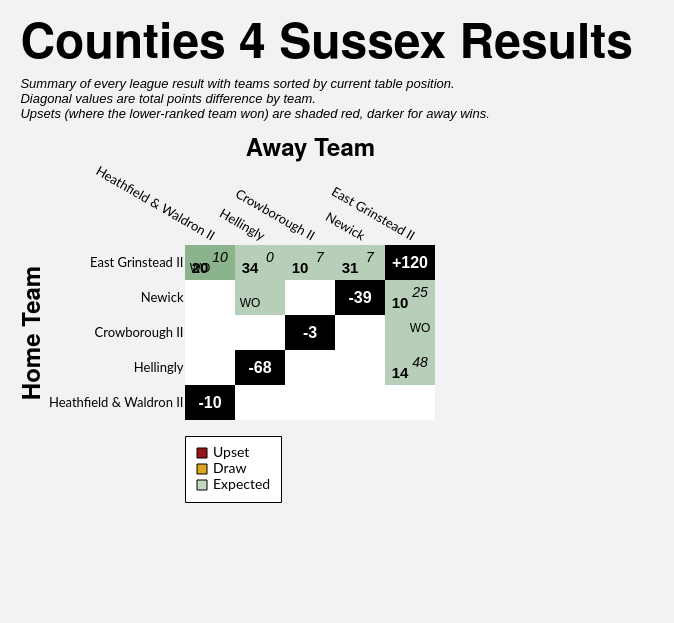

Source (Vega-Lite JSON):
### Vega-Lite specification from a JSON file in a GitHub repository (floating-point values rounded to 4 significant figures)
{"config": {"axis": {"labelFont": "Lato, sans-serif", "titleFont": "PT Sans Narrow, Helvetica Neue, Helvetica, Arial, sans-serif", "labelFontSize": 13, "titleFontSize": 24, "gridColor": "#202947", "gridOpacity": 0.2}, "header": {"labelFont": "PT Sans Narrow, Helvetica Neue, Helvetica, Arial, sans-serif", "titleFont": "PT Sans Narrow, Helvetica Neue, Helvetica, Arial, sans-serif", "labelFontSize": 24, "titleFontSize": 28, "labelFontWeight": "bold", "orient": "left"}, "legend": {"labelFont": "Lato, sans-serif", "titleFont": "PT Sans Narrow, Helvetica Neue, Helvetica, Arial, sans-serif", "labelFontSize": 14, "titleFontSize": 16, "titlePadding": 5, "fillColor": "white", "strokeColor": "black", "padding": 10, "titleFontWeight": "lighter", "titleFontStyle": "italic", "titleColor": "gray", "offset": 10}, "title": {"font": "PT Sans Narrow, Helvetica Neue, Helvetica, Arial, sans-serif", "fontSize": 48, "fontWeight": "bold", "anchor": "start", "align": "center", "titlePadding": 20, "subtitlePadding": 10, "subtitleFontSize": 13, "subtitleColor": "", "subtitleFontStyle": "italic", "offset": 15, "color": "black"}, "axisX": {"labelAngle": 0}, "facet": {"title": null, "header": null, "align": {"row": "each", "column": "each"}}, "resolve": {"scale": {"y": "independent", "facet": "independent"}}, "background": "#f2f1f4", "view": {"stroke": null}}, "layer": [{"data": {"name": "data-9007abbc48c921b4a850d095409b9500"}, "mark": {"type": "rect"}, "encoding": {"color": {"field": "unexpected_result", "legend": {"columns": 1, "direction": "horizontal", "labelExpr": "datum.value === 'Upset (Away Win)' ? 'Upset' : datum.value", "labelLimit": 220, "offset": 16, "orient": "bottom", "symbolStrokeColor": "black", "symbolStrokeWidth": 1, "values": ["Upset (Away Win)", "Draw", "Expected"]}, "scale": {"domain": ["Expected", "Upset (Home Win)", "Upset (Away Win)", "Draw", "To be played", "N/A"], "range": ["#146f1444", "#991515bb", "#991515", "goldenrod", "white", "black"]}, "title": null, "type": "nominal"}, "opacity": {"condition": {"test": "datum.home_team == param_16['home_team'] || datum.away_team == param_16['home_team'] || !isValid(param_16['home_team'])", "value": 1.0}, "value": 0.1}, "tooltip": [{"field": "home_team", "title": "Home", "type": "nominal"}, {"field": "away_team", "title": "Away", "type": "nominal"}, {"field": "home_score_text", "title": "Home Score", "type": "nominal"}, {"field": "away_score_text", "title": "Away Score", "type": "nominal"}, {"field": "result", "title": "Result", "type": "nominal"}, {"field": "unexpected_result", "title": "Unexpectedness", "type": "nominal"}, {"field": "date", "format": "%d %b %Y", "title": "Date", "type": "temporal"}], "x": {"axis": {"domain": false, "grid": false, "labelAngle": 30, "orient": "top", "ticks": false}, "field": "away_team", "sort": ["Heathfield & Waldron II", "Hellingly", "Crowborough II", "Newick", "East Grinstead II"], "title": "Away Team", "type": "nominal"}, "y": {"axis": {"domain": false, "grid": false, "ticks": false}, "field": "home_team", "sort": ["East Grinstead II", "Newick", "Crowborough II", "Hellingly", "Heathfield & Waldron II"], "title": "Home Team", "type": "nominal"}}, "name": "view_11"}, {"data": {"name": "data-9007abbc48c921b4a850d095409b9500"}, "mark": {"type": "text", "fontStyle": "italic", "size": 14, "xOffset": 10, "yOffset": -5}, "encoding": {"color": {"condition": {"test": "(datum.home_team == param_16['home_team'] || datum.away_team == param_16['home_team'] || !isValid(param_16['home_team'])) && datum.unexpected_result == 'Expected'", "value": "black"}, "value": "white"}, "text": {"field": "away_score_text", "type": "nominal"}, "x": {"field": "away_team", "sort": ["Heathfield & Waldron II", "Hellingly", "Crowborough II", "Newick", "East Grinstead II"], "type": "nominal"}, "y": {"field": "home_team", "sort": ["East Grinstead II", "Newick", "Crowborough II", "Hellingly", "Heathfield & Waldron II"], "type": "nominal"}}, "transform": [{"filter": "datum.away_score_text != '' && datum.away_score_text != 'WO'"}]}, {"data": {"name": "data-9007abbc48c921b4a850d095409b9500"}, "mark": {"type": "text", "size": 12, "xOffset": 10, "yOffset": -5}, "encoding": {"color": {"condition": {"test": "(datum.home_team == param_16['home_team'] || datum.away_team == param_16['home_team'] || !isValid(param_16['home_team'])) && datum.unexpected_result == 'Expected'", "value": "black"}, "value": "white"}, "text": {"field": "away_score_text", "type": "nominal"}, "x": {"field": "away_team", "sort": ["Heathfield & Waldron II", "Hellingly", "Crowborough II", "Newick", "East Grinstead II"], "type": "nominal"}, "y": {"field": "home_team", "sort": ["East Grinstead II", "Newick", "Crowborough II", "Hellingly", "Heathfield & Waldron II"], "type": "nominal"}}, "transform": [{"filter": "datum.away_score_text == 'WO'"}]}, {"data": {"name": "data-9007abbc48c921b4a850d095409b9500"}, "mark": {"type": "text", "fontWeight": "bold", "size": 15, "xOffset": -10, "yOffset": 5}, "encoding": {"color": {"condition": {"test": "(datum.home_team == param_16['home_team'] || datum.away_team == param_16['home_team'] || !isValid(param_16['home_team'])) && datum.unexpected_result == 'Expected'", "value": "black"}, "value": "white"}, "text": {"field": "home_score_text", "type": "nominal"}, "x": {"field": "away_team", "sort": ["Heathfield & Waldron II", "Hellingly", "Crowborough II", "Newick", "East Grinstead II"], "type": "nominal"}, "y": {"field": "home_team", "sort": ["East Grinstead II", "Newick", "Crowborough II", "Hellingly", "Heathfield & Waldron II"], "type": "nominal"}}, "transform": [{"filter": "datum.home_score_text != '' && datum.home_score_text != 'WO'"}]}, {"data": {"name": "data-9007abbc48c921b4a850d095409b9500"}, "mark": {"type": "text", "size": 12, "xOffset": -10, "yOffset": 5}, "encoding": {"color": {"condition": {"test": "(datum.home_team == param_16['home_team'] || datum.away_team == param_16['home_team'] || !isValid(param_16['home_team'])) && datum.unexpected_result == 'Expected'", "value": "black"}, "value": "white"}, "text": {"field": "home_score_text", "type": "nominal"}, "x": {"field": "away_team", "sort": ["Heathfield & Waldron II", "Hellingly", "Crowborough II", "Newick", "East Grinstead II"], "type": "nominal"}, "y": {"field": "home_team", "sort": ["East Grinstead II", "Newick", "Crowborough II", "Hellingly", "Heathfield & Waldron II"], "type": "nominal"}}, "transform": [{"filter": "datum.home_score_text == 'WO'"}]}, {"data": {"name": "data-943e7b5a84a8ffe87dd0d63b149552a4"}, "mark": {"type": "text", "color": "white", "fontWeight": "bold", "size": 16}, "encoding": {"text": {"field": "display_text", "type": "nominal"}, "tooltip": [{"field": "home_team", "title": "Team", "type": "nominal"}, {"field": "display_text", "title": "Points Difference", "type": "nominal"}], "x": {"field": "away_team", "sort": ["Heathfield & Waldron II", "Hellingly", "Crowborough II", "Newick", "East Grinstead II"], "type": "nominal"}, "y": {"field": "home_team", "sort": ["East Grinstead II", "Newick", "Crowborough II", "Hellingly", "Heathfield & Waldron II"], "type": "nominal"}}}], "height": {"step": 35}, "padding": {"left": 20, "top": 20, "right": 40, "bottom": 120}, "params": [{"name": "param_16", "select": {"type": "point", "clear": "dblclick", "fields": ["home_team"], "on": "click"}, "value": null, "views": ["view_11"]}], "title": {"text": "Counties 4 Sussex Results", "subtitle": ["Summary of every league result with teams sorted by current table position.", "Diagonal values are total points difference by team.", "Upsets (where the lower-ranked team won) are shaded red, darker for away wins."]}, "width": {"step": 50}, "$schema": "https://vega.github.io/schema/vega-lite/v5.20.1.json", "datasets": {"data-9007abbc48c921b4a850d095409b9500": [{"home_team": "Crowborough II", "away_team": "Crowborough II", "match_id": null, "date": "", "home_score": null, "away_score": null, "home_walkover": null, "away_walkover": null, "result": "N/A", "home_score_text": "", "away_score_text": "", "wo_result": "", "score_text": "", "display_text": "-3", "is_diagonal": true, "result_simple": "N/A", "unexpected_result": "N/A", "unexpected_opacity": 1.0}, {"home_team": "Crowborough II", "away_team": "East Grinstead II", "match_id": "1083348", "date": "2023-11-18T00:00:00", "home_score": null, "away_score": null, "home_walkover": false, "away_walkover": true, "result": "Away Win", "home_score_text": "", "away_score_text": "WO", "wo_result": "AWO", "score_text": "WO", "display_text": "WO", "is_diagonal": false, "result_simple": "Away Win", "unexpected_result": "Expected", "unexpected_opacity": 0.25}, {"home_team": "Crowborough II", "away_team": "Heathfield & Waldron II", "match_id": null, "date": "", "home_score": null, "away_score": null, "home_walkover": null, "away_walkover": null, "result": "To be played", "home_score_text": "", "away_score_text": "", "wo_result": "", "score_text": "", "display_text": "", "is_diagonal": false, "result_simple": "To be played", "unexpected_result": "To be played", "unexpected_opacity": 1.0}, {"home_team": "Crowborough II", "away_team": "Hellingly", "match_id": null, "date": "", "home_score": null, "away_score": null, "home_walkover": null, "away_walkover": null, "result": "To be played", "home_score_text": "", "away_score_text": "", "wo_result": "", "score_text": "", "display_text": "", "is_diagonal": false, "result_simple": "To be played", "unexpected_result": "To be played", "unexpected_opacity": 1.0}, {"home_team": "Crowborough II", "away_team": "Newick", "match_id": null, "date": "", "home_score": null, "away_score": null, "home_walkover": null, "away_walkover": null, "result": "To be played", "home_score_text": "", "away_score_text": "", "wo_result": "", "score_text": "", "display_text": "", "is_diagonal": false, "result_simple": "To be played", "unexpected_result": "To be played", "unexpected_opacity": 1.0}, {"home_team": "East Grinstead II", "away_team": "Crowborough II", "match_id": "1083358", "date": "2024-02-03T00:00:00", "home_score": 10, "away_score": 7, "home_walkover": false, "away_walkover": false, "result": "Home Win (LBP)", "home_score_text": "10", "away_score_text": "7", "wo_result": "", "score_text": "10-7", "display_text": "10-7", "is_diagonal": false, "result_simple": "Home Win", "unexpected_result": "Expected", "unexpected_opacity": 0.25}, {"home_team": "East Grinstead II", "away_team": "East Grinstead II", "match_id": null, "date": "", "home_score": null, "away_score": null, "home_walkover": null, "away_walkover": null, "result": "N/A", "home_score_text": "", "away_score_text": "", "wo_result": "", "score_text": "", "display_text": "+120", "is_diagonal": true, "result_simple": "N/A", "unexpected_result": "N/A", "unexpected_opacity": 1.0}, {"home_team": "East Grinstead II", "away_team": "Heathfield & Waldron II", "match_id": "1111548", "date": "2024-01-20T00:00:00", "home_score": 20, "away_score": 10, "home_walkover": false, "away_walkover": false, "result": "Home Win", "home_score_text": "20", "away_score_text": "10", "wo_result": "", "score_text": "20-10", "display_text": "20-10", "is_diagonal": false, "result_simple": "Home Win", "unexpected_result": "Expected", "unexpected_opacity": 0.25}, {"home_team": "East Grinstead II", "away_team": "Heathfield & Waldron II", "match_id": "1105112", "date": "2023-12-09T00:00:00", "home_score": null, "away_score": null, "home_walkover": true, "away_walkover": false, "result": "Home Win", "home_score_text": "WO", "away_score_text": "", "wo_result": "HWO", "score_text": "WO", "display_text": "WO", "is_diagonal": false, "result_simple": "Home Win", "unexpected_result": "Expected", "unexpected_opacity": 0.25}, {"home_team": "East Grinstead II", "away_team": "Hellingly", "match_id": "1083351", "date": "2023-12-02T00:00:00", "home_score": 34, "away_score": 0, "home_walkover": false, "away_walkover": false, "result": "Home Win", "home_score_text": "34", "away_score_text": "0", "wo_result": "", "score_text": "34-0", "display_text": "34-0", "is_diagonal": false, "result_simple": "Home Win", "unexpected_result": "Expected", "unexpected_opacity": 0.25}, {"home_team": "East Grinstead II", "away_team": "Newick", "match_id": "1083365", "date": "2024-03-02T00:00:00", "home_score": 31, "away_score": 7, "home_walkover": false, "away_walkover": false, "result": "Home Win", "home_score_text": "31", "away_score_text": "7", "wo_result": "", "score_text": "31-7", "display_text": "31-7", "is_diagonal": false, "result_simple": "Home Win", "unexpected_result": "Expected", "unexpected_opacity": 0.25}, {"home_team": "Heathfield & Waldron II", "away_team": "Crowborough II", "match_id": null, "date": "", "home_score": null, "away_score": null, "home_walkover": null, "away_walkover": null, "result": "To be played", "home_score_text": "", "away_score_text": "", "wo_result": "", "score_text": "", "display_text": "", "is_diagonal": false, "result_simple": "To be played", "unexpected_result": "To be played", "unexpected_opacity": 1.0}, {"home_team": "Heathfield & Waldron II", "away_team": "East Grinstead II", "match_id": null, "date": "", "home_score": null, "away_score": null, "home_walkover": null, "away_walkover": null, "result": "To be played", "home_score_text": "", "away_score_text": "", "wo_result": "", "score_text": "", "display_text": "", "is_diagonal": false, "result_simple": "To be played", "unexpected_result": "To be played", "unexpected_opacity": 1.0}, {"home_team": "Heathfield & Waldron II", "away_team": "Heathfield & Waldron II", "match_id": null, "date": "", "home_score": null, "away_score": null, "home_walkover": null, "away_walkover": null, "result": "N/A", "home_score_text": "", "away_score_text": "", "wo_result": "", "score_text": "", "display_text": "-10", "is_diagonal": true, "result_simple": "N/A", "unexpected_result": "N/A", "unexpected_opacity": 1.0}, {"home_team": "Heathfield & Waldron II", "away_team": "Hellingly", "match_id": null, "date": "", "home_score": null, "away_score": null, "home_walkover": null, "away_walkover": null, "result": "To be played", "home_score_text": "", "away_score_text": "", "wo_result": "", "score_text": "", "display_text": "", "is_diagonal": false, "result_simple": "To be played", "unexpected_result": "To be played", "unexpected_opacity": 1.0}, {"home_team": "Heathfield & Waldron II", "away_team": "Newick", "match_id": null, "date": "", "home_score": null, "away_score": null, "home_walkover": null, "away_walkover": null, "result": "To be played", "home_score_text": "", "away_score_text": "", "wo_result": "", "score_text": "", "display_text": "", "is_diagonal": false, "result_simple": "To be played", "unexpected_result": "To be played", "unexpected_opacity": 1.0}, {"home_team": "Hellingly", "away_team": "Crowborough II", "match_id": null, "date": "", "home_score": null, "away_score": null, "home_walkover": null, "away_walkover": null, "result": "To be played", "home_score_text": "", "away_score_text": "", "wo_result": "", "score_text": "", "display_text": "", "is_diagonal": false, "result_simple": "To be played", "unexpected_result": "To be played", "unexpected_opacity": 1.0}, {"home_team": "Hellingly", "away_team": "East Grinstead II", "match_id": "1083362", "date": "2024-02-17T00:00:00", "home_score": 14, "away_score": 48, "home_walkover": false, "away_walkover": false, "result": "Away Win", "home_score_text": "14", "away_score_text": "48", "wo_result": "", "score_text": "14-48", "display_text": "14-48", "is_diagonal": false, "result_simple": "Away Win", "unexpected_result": "Expected", "unexpected_opacity": 0.25}, {"home_team": "Hellingly", "away_team": "Heathfield & Waldron II", "match_id": null, "date": "", "home_score": null, "away_score": null, "home_walkover": null, "away_walkover": null, "result": "To be played", "home_score_text": "", "away_score_text": "", "wo_result": "", "score_text": "", "display_text": "", "is_diagonal": false, "result_simple": "To be played", "unexpected_result": "To be played", "unexpected_opacity": 1.0}, {"home_team": "Hellingly", "away_team": "Hellingly", "match_id": null, "date": "", "home_score": null, "away_score": null, "home_walkover": null, "away_walkover": null, "result": "N/A", "home_score_text": "", "away_score_text": "", "wo_result": "", "score_text": "", "display_text": "-68", "is_diagonal": true, "result_simple": "N/A", "unexpected_result": "N/A", "unexpected_opacity": 1.0}, {"home_team": "Hellingly", "away_team": "Newick", "match_id": null, "date": "", "home_score": null, "away_score": null, "home_walkover": null, "away_walkover": null, "result": "To be played", "home_score_text": "", "away_score_text": "", "wo_result": "", "score_text": "", "display_text": "", "is_diagonal": false, "result_simple": "To be played", "unexpected_result": "To be played", "unexpected_opacity": 1.0}, {"home_team": "Newick", "away_team": "Crowborough II", "match_id": null, "date": "", "home_score": null, "away_score": null, "home_walkover": null, "away_walkover": null, "result": "To be played", "home_score_text": "", "away_score_text": "", "wo_result": "", "score_text": "", "display_text": "", "is_diagonal": false, "result_simple": "To be played", "unexpected_result": "To be played", "unexpected_opacity": 1.0}, {"home_team": "Newick", "away_team": "East Grinstead II", "match_id": "1083338", "date": "2023-10-21T00:00:00", "home_score": 10, "away_score": 25, "home_walkover": false, "away_walkover": false, "result": "Away Win", "home_score_text": "10", "away_score_text": "25", "wo_result": "", "score_text": "10-25", "display_text": "10-25", "is_diagonal": false, "result_simple": "Away Win", "unexpected_result": "Expected", "unexpected_opacity": 0.25}, {"home_team": "Newick", "away_team": "Heathfield & Waldron II", "match_id": null, "date": "", "home_score": null, "away_score": null, "home_walkover": null, "away_walkover": null, "result": "To be played", "home_score_text": "", "away_score_text": "", "wo_result": "", "score_text": "", "display_text": "", "is_diagonal": false, "result_simple": "To be played", "unexpected_result": "To be played", "unexpected_opacity": 1.0}, {"home_team": "Newick", "away_team": "Hellingly", "match_id": "1115967", "date": "2024-04-20T00:00:00", "home_score": null, "away_score": null, "home_walkover": true, "away_walkover": false, "result": "Home Win", "home_score_text": "WO", "away_score_text": "", "wo_result": "HWO", "score_text": "WO", "display_text": "WO", "is_diagonal": false, "result_simple": "Home Win", "unexpected_result": "Expected", "unexpected_opacity": 0.25}, {"home_team": "Newick", "away_team": "Newick", "match_id": null, "date": "", "home_score": null, "away_score": null, "home_walkover": null, "away_walkover": null, "result": "N/A", "home_score_text": "", "away_score_text": "", "wo_result": "", "score_text": "", "display_text": "-39", "is_diagonal": true, "result_simple": "N/A", "unexpected_result": "N/A", "unexpected_opacity": 1.0}], "data-943e7b5a84a8ffe87dd0d63b149552a4": [{"home_team": "Crowborough II", "away_team": "Crowborough II", "match_id": null, "date": "", "home_score": null, "away_score": null, "home_walkover": null, "away_walkover": null, "result": "N/A", "home_score_text": "", "away_score_text": "", "wo_result": "", "score_text": "", "display_text": "-3", "is_diagonal": true, "result_simple": "N/A", "unexpected_result": "N/A", "unexpected_opacity": 1.0}, {"home_team": "East Grinstead II", "away_team": "East Grinstead II", "match_id": null, "date": "", "home_score": null, "away_score": null, "home_walkover": null, "away_walkover": null, "result": "N/A", "home_score_text": "", "away_score_text": "", "wo_result": "", "score_text": "", "display_text": "+120", "is_diagonal": true, "result_simple": "N/A", "unexpected_result": "N/A", "unexpected_opacity": 1.0}, {"home_team": "Heathfield & Waldron II", "away_team": "Heathfield & Waldron II", "match_id": null, "date": "", "home_score": null, "away_score": null, "home_walkover": null, "away_walkover": null, "result": "N/A", "home_score_text": "", "away_score_text": "", "wo_result": "", "score_text": "", "display_text": "-10", "is_diagonal": true, "result_simple": "N/A", "unexpected_result": "N/A", "unexpected_opacity": 1.0}, {"home_team": "Hellingly", "away_team": "Hellingly", "match_id": null, "date": "", "home_score": null, "away_score": null, "home_walkover": null, "away_walkover": null, "result": "N/A", "home_score_text": "", "away_score_text": "", "wo_result": "", "score_text": "", "display_text": "-68", "is_diagonal": true, "result_simple": "N/A", "unexpected_result": "N/A", "unexpected_opacity": 1.0}, {"home_team": "Newick", "away_team": "Newick", "match_id": null, "date": "", "home_score": null, "away_score": null, "home_walkover": null, "away_walkover": null, "result": "N/A", "home_score_text": "", "away_score_text": "", "wo_result": "", "score_text": "", "display_text": "-39", "is_diagonal": true, "result_simple": "N/A", "unexpected_result": "N/A", "unexpected_opacity": 1.0}]}}
